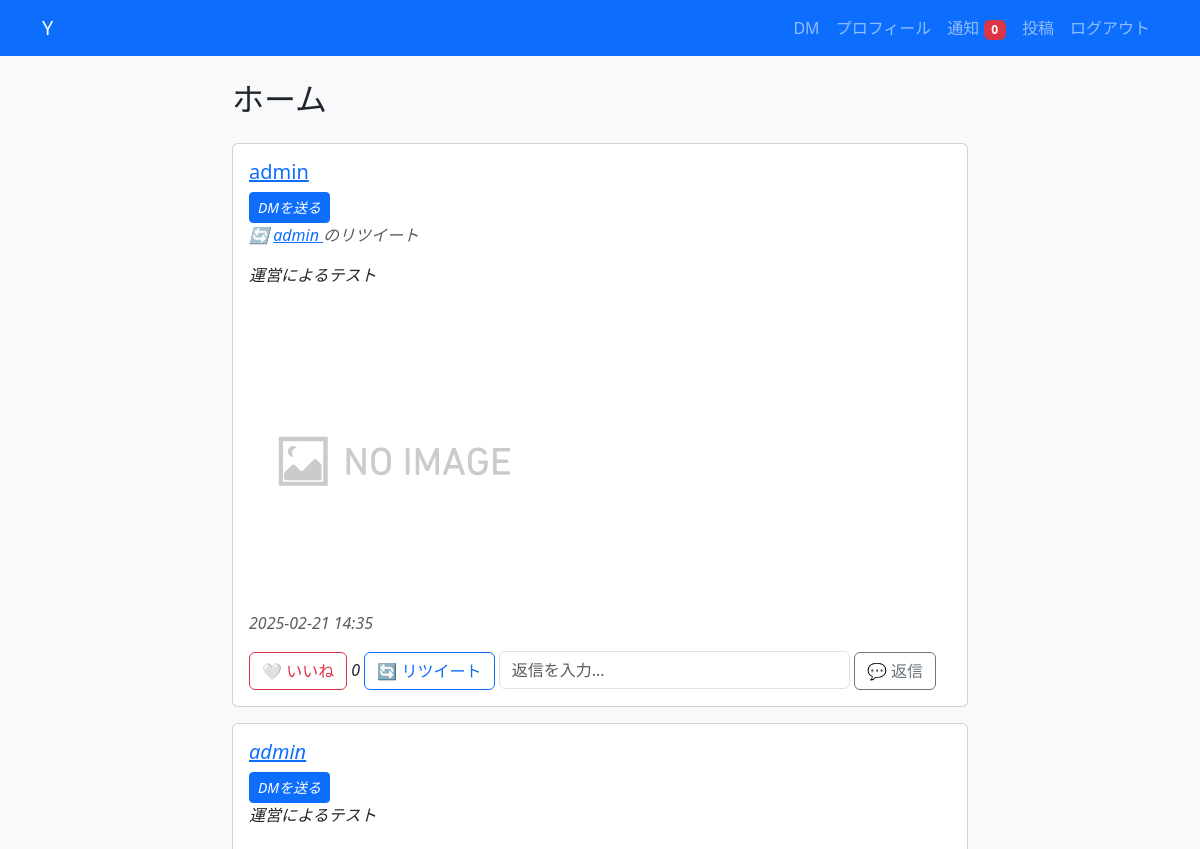
The page / (signed in, upper part) on the database as committed earlier.
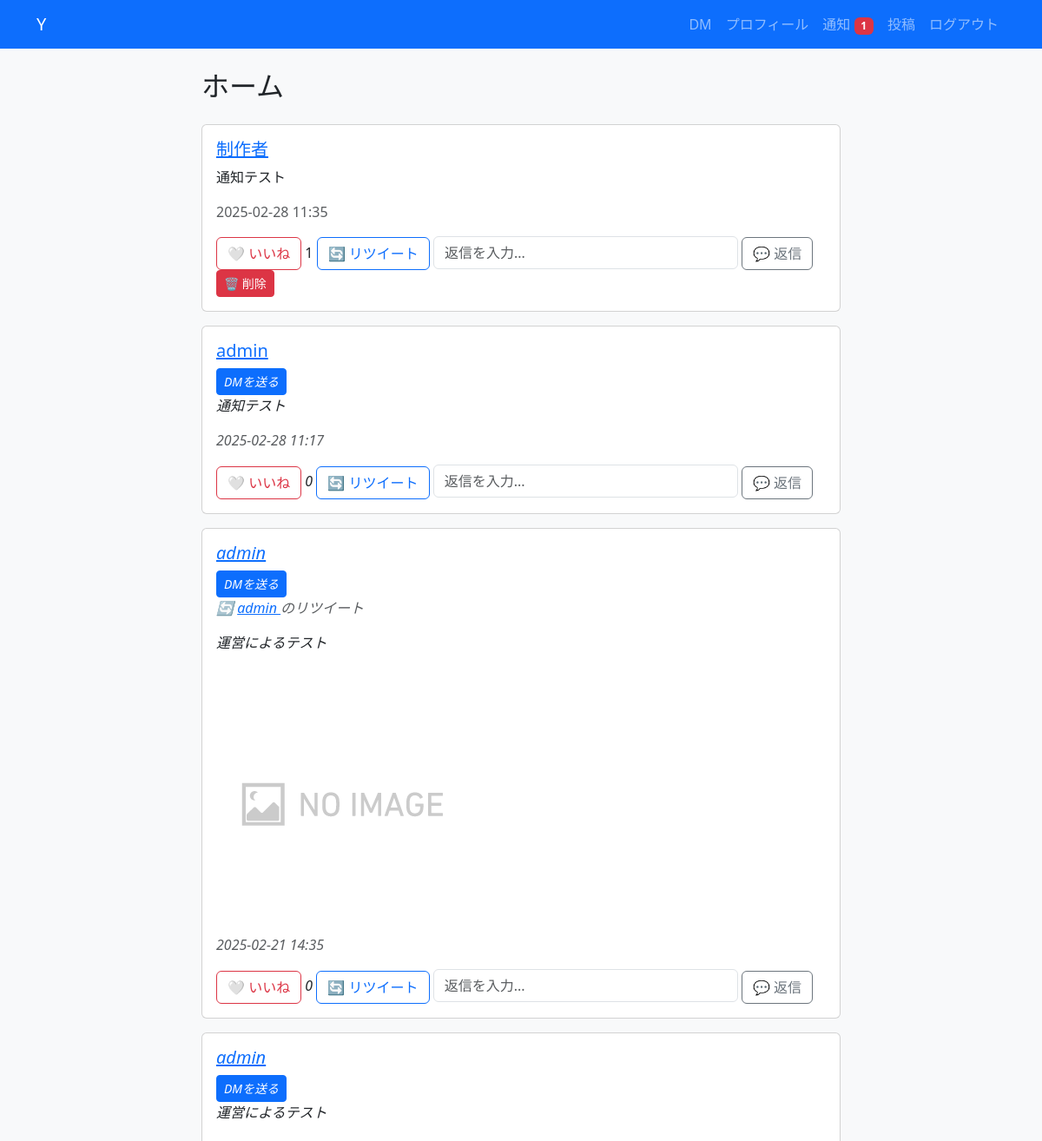
The same page on the database as committed later.
### Y/models.py (models this page shows, shortened)
class Tweet(models.Model):
    user = models.ForeignKey(User, on_delete=models.CASCADE)
    content = models.CharField(max_length=280)
    image = models.ImageField(upload_to='tweets/', blank=True, null=True)
    created_at = models.DateTimeField(auto_now_add=True)
    original_tweet = models.ForeignKey('self', on_delete=models.CASCADE, null=True, blank=True, related_name='retweets')
    class Meta:
        unique_together = ('user', 'original_tweet')  # 同じユーザーが同じツイートをリツイートできない
    parent_tweet = models.ForeignKey('self', on_delete=models.CASCADE, null=True, blank=True, related_name='replies')
    def is_retweet(self):
        return self.original_tweet is not None
    def like_count(self):
        return self.likes.count()

### Y/views.py (the view)
# urls.py: path('', views.tweet_list, name='tweet_list'),
@login_required
def tweet_list(request):
    tweets = Tweet.objects.all().order_by("-created_at")
    for tweet in tweets:
        tweet.is_retweeted = tweet.retweets.filter(user=request.user).exists()
    return render(request, 'Y/tweet_list.html', {'tweets': tweets})

### Y/context_processors.py (called while the page is built)
def unread_notifications(request):
    if request.user.is_authenticated:
        return {'unread_notifications': Notification.objects.filter(receiver=request.user, is_read=False).count()}
    return {}

### Y/templates/Y/tweet_list.html (shortened to what this page needs)
{% extends 'Y/base.html' %}
{% load static %}
{% block content %}
<div class="row">
    <div class="col-md-8 mx-auto">
        <h2 class="mb-4">ホーム</h2>
        {% for tweet in tweets %}
            <div class="card mb-3 tweet-card" data-tweet="{{ tweet.id }}">
                <div class="card-body">
                    <h5 class="card-title">
                        <a href="{% url 'profile' tweet.user.username %}">{{ tweet.user.username }}</a>
                    </h5>
            {% if tweet.user != request.user %}
            <a href="{% url 'send_dm' tweet.user.username %}" class="btn btn-primary btn-sm"><i class="fas fa-paper-plane">DMを送る</a>
        {% endif %}
                    {% if tweet.is_retweet %}
                        <p class="text-muted">🔄
                            <a href="{% url 'profile' tweet.original_tweet.user.username %}">
                                {{ tweet.original_tweet.user.username }}
                            </a> のリツイート
                        </p>
                        <p class="card-text">{{ tweet.original_tweet.content }}</p>
                        {% if tweet.original_tweet.image %}
                            <img src="{{ tweet.original_tweet.image.url }}" class="img-fluid rounded mt-2" style="max-height: 300px;">
                        {% endif %}
                    {% else %}
                        <p class="card-text">{{ tweet.content }}</p>
                    {% endif %}
                    <p class="text-muted">{{ tweet.created_at|date:"Y-m-d H:i" }}</p>
                    <button class="btn btn-outline-danger like-btn" data-tweet="{{ tweet.id }}">
                        {% if user in tweet.likes.all %} ❤️ いいね取消 {% else %} 🤍 いいね {% endif %}
                    </button>
                    <span id="like-count-{{ tweet.id }}">{{ tweet.like_count }}</span>
                    <form action="{% url 'retweet' tweet.id %}" method="post" class="d-inline">
                        <button type="submit" class="btn btn-outline-primary">🔄 リツイート</button>
                    </form>
                    <form action="{% url 'reply' tweet.id %}" method="post" class="d-inline">
                        <input type="text" name="content" placeholder="返信を入力..." class="form-control d-inline w-50">
                        <button type="submit" class="btn btn-outline-secondary">💬 返信</button>
                    </form>
                    {% if request.user == tweet.user %}
                    <form action="{% url 'tweet_delete' tweet.id %}" method="post" class="delete-form">
                        <button type="submit" class="btn btn-danger btn-sm">🗑️ 削除</button>
                    </form>
                    {% endif %}
                </div>
            </div>
        {% endfor %}
    </div>
</div>
{% endblock %}

### Y/templates/Y/base.html (shortened to what this page needs)
{%load static%}
<!DOCTYPE html>
<html lang="ja">
<head>
    <link rel="stylesheet" href="https://cdn.jsdelivr.net/npm/bootstrap@5.3.0/dist/css/bootstrap.min.css">
</head>
<body class="bg-light">
    <nav class="navbar navbar-expand-lg navbar-dark bg-primary">
        <div class="container">
            <a class="navbar-brand" href="{% url 'tweet_list' %}">Y</a>
            <ul class="navbar-nav ms-auto">
                {% if user.is_authenticated %}
                    <li class="nav-item"><a class="nav-link" href="{% url 'dm_inbox' %}">DM</a>
                    <li class="nav-item"><a class="nav-link" href="{% url 'profile' user.username %}">プロフィール</a></li>
                    <li class="nav-item">
                        <a class="nav-link" href="{% url 'notifications' %}">
                            通知 <span class="badge bg-danger">{{ unread_notifications }}</span>
                        </a>
                    </li>
                    <li class="nav-item"><a class="nav-link" href="{% url 'tweet_create' %}">投稿</a></li>
                    <li class="nav-item"><a class="nav-link" href="{% url 'logout' %}">ログアウト</a></li>
                {% else %}
                    <li class="nav-item"><a class="nav-link" href="{% url 'login' %}">ログイン</a></li>
                    <li class="nav-item"><a class="nav-link" href="{% url 'signup' %}">新規登録</a></li>
                {% endif %}
            </ul>
        </div>
    </nav>
    <div class="container mt-4">
        {% block content %}{% endblock %}
    </div>
</body>
</html>

Rows that differ between the two databases and show on the page:
added Tweet: user.username "制作者", content "通知テスト", created_at "2025-02-28 11:35", shows "🤍 いいね", like_count "1", shows "🗑️ 削除"
added Tweet: user.username "admin", shows "DMを送る", content "通知テスト", created_at "2025-02-28 11:17", shows "🤍 いいね", like_count "0"
Other text that changed with them:
{{ unread_notifications }}: "0" → "1"
